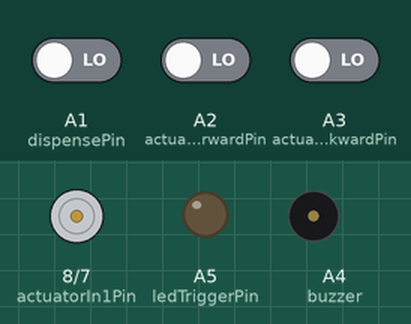
The sketch below on a simulated Arduino Uno, built with avr-gcc and run on an emulated ATmega328P. Parts: motor-driver pin pairs drawn as motors (green arrow = first pin HIGH = forward, orange = second pin HIGH = backward, longer = more drive, scaled by the enable pin), output pins drawn as LEDs (lit = HIGH), buzzer (waves = sounding, pin HIGH). Inputs (shaded band) come from the test bench; at power-on: A1 (dispensePin) LOW, A2 (actuatorForwardPin) LOW, A3 (actuatorBackwardPin) LOW.

Above: at 6.6 s.
6.7 s: A1 (dispensePin) driven HIGH
At 7.6 s:
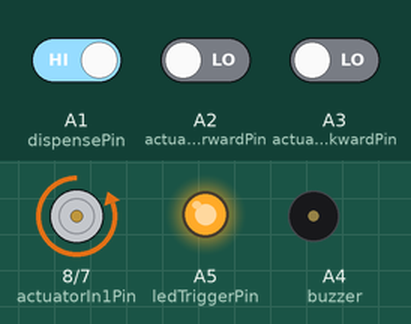
8.4 s: A2 (actuatorForwardPin) driven HIGH
At 11.5 s:
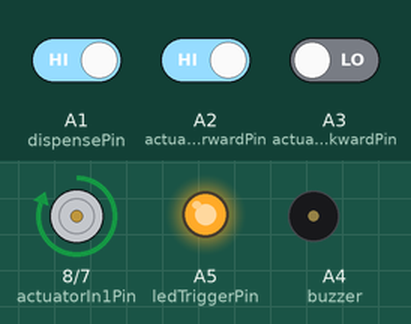
At 16.6 s:
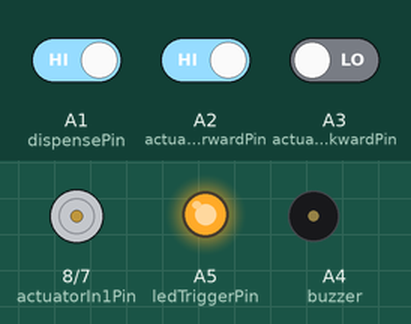
Timing chart, 0 to 17.4 s (numbered marks = the images above; inputs shaded):
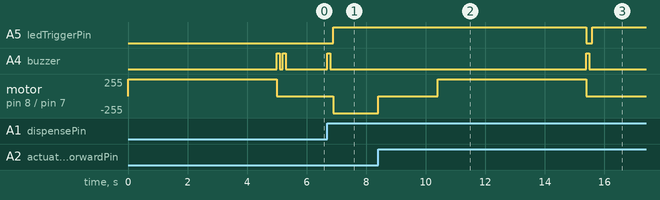

Measured:
- after the input at 6.7 s, A5 (ledTriggerPin): LOW → HIGH after 0.20 s; A4 (buzzer): LOW → HIGH at once, → LOW 0.10 s later; motor on pin 8 (actuatorIn1Pin) / pin 7 (actuatorIn2Pin): stopped → backward 255/255 after 0.20 s
- after the input at 8.4 s, A5 (ledTriggerPin): HIGH → LOW after 7.0 s, → HIGH 0.20 s later; A4 (buzzer): LOW → HIGH after 7.0 s, → LOW 0.10 s later

The sketch:

main.ino
```cpp
//
// Lord Of The Cookies Mini Arduino Sketch
//
// Author: Alan Zhao
// Date: 11/10/2019
//

#define pressed HIGH
#define unpressed LOW

//
// Start pin definitions
//

// Actuator pins
const int actuatorEnablePin = 9;
const int actuatorIn1Pin = 8;
const int actuatorIn2Pin = 7;

// Dispense pin
const int dispensePin = A1;

// Actuator limit switches pins
const int actuatorForwardPin = A2;
const int actuatorBackwardPin = A3;

// Buzzer pin
const int buzzer = A4;

// LED trigger pin
const int ledTriggerPin = A5;

// Other configurations
const int actuatorMotorSpeed = 255;
const int maxMovingSecs = 5;

//
// Start functions
//

// Read actuator forward sensor value 3 times for realible reading, due to interfernces from motor
bool actuatorBackwardPinPressed() {
  if (digitalRead(actuatorBackwardPin) == pressed) {
    if (digitalRead(actuatorBackwardPin) == pressed) {
      if (digitalRead(actuatorBackwardPin) == pressed) {
        return true;
      }
    }
  }
  return false;
}

// Read actuator aackward sensor value 3 times for realible reading, due to interfernces from motor
bool actuatorForwardPinPressed() {
  if (digitalRead(actuatorForwardPin) == pressed) {
    if (digitalRead(actuatorForwardPin) == pressed) {
      if (digitalRead(actuatorForwardPin) == pressed) {
        return true;
      }
    }
  }
  return false;
}


// Read dispense sensor value 2 times for realible reading
bool dispensePinPressed() {
  if (digitalRead(dispensePin) == pressed) {
    if (digitalRead(dispensePin) == pressed) {
      beep(1);
      return true;
    }
  }
  return false;
}

// Stop actuator motor
void stopActuator() {
  analogWrite(actuatorEnablePin, 0);
  digitalWrite(actuatorIn1Pin, LOW);
  digitalWrite(actuatorIn2Pin, LOW);
}

// Move actuator motor backward
void actuatorBackward() {
  analogWrite(actuatorEnablePin, actuatorMotorSpeed);
  digitalWrite(actuatorIn1Pin, HIGH);
  digitalWrite(actuatorIn2Pin, LOW);
}

// Move actuator motor forward until the end or max moving secs is reached
void actuatorForward() {
  analogWrite(actuatorEnablePin, actuatorMotorSpeed);
  digitalWrite(actuatorIn1Pin, LOW);
  digitalWrite(actuatorIn2Pin, HIGH);
}

// Move actuator forward until end is reached
void moveActuatorForward() {
  unsigned long startTime = millis();
  bool running = false;

  while (!actuatorForwardPinPressed()) {
    unsigned long currentTime = millis();
    unsigned long elapsedTime = currentTime - startTime;
    if (elapsedTime >= maxMovingSecs * 1000) {
      break;
    }

    if (!running) {
      actuatorForward();
      running = true;
    }
  }
  stopActuator();
}

// Move actuator motor backward until the end or max moving secs is reached
void moveActuatorBackward() {
  unsigned long startTime = millis();
  bool running = false;

  while (!actuatorBackwardPinPressed()) {
    unsigned long currentTime = millis();
    unsigned long elapsedTime = currentTime - startTime;
    if (elapsedTime >= maxMovingSecs * 1000) {
      break;
    }

    if (!running) {
      actuatorBackward();
      running = true;
    }
  }
  stopActuator();
}

// Move actuator forward for specified seconds
void moveActuatorForwardFor(float seconds) {
  unsigned long startTime = millis();
  bool running = false;

  while (!actuatorForwardPinPressed()) {
    unsigned long currentTime = millis();
    unsigned long elapsedTime = currentTime - startTime;
    if (elapsedTime >= seconds * 1000) {
      break;
    }

    if (!running) {
      actuatorForward();
      running = true;
    }
  }
  stopActuator();
}

// Move actuator backward for specified seconds
void moveActuatorBackwardFor(float seconds) {
  unsigned long startTime = millis();
  bool running = false;

  while (!actuatorBackwardPinPressed()) {
    unsigned long currentTime = millis();
    unsigned long elapsedTime = currentTime - startTime;
    if (elapsedTime >= seconds * 1000) {
      break;
    }

    if (!running) {
      actuatorBackward();
      running = true;
    }
  }
  stopActuator();
}

// Make beep sound for specified counts
void beep(int count) {
  for (int i = 0; i < count; i++) {
    digitalWrite(buzzer, HIGH);
    delay(100);
    digitalWrite(buzzer, LOW);
    delay(100);
  }
}

void setup() {

  // Start serial connection
  Serial.begin(9600);

  // Initialize actuator pins
  pinMode(actuatorEnablePin, OUTPUT);
  pinMode(actuatorIn1Pin, OUTPUT);
  pinMode(actuatorIn2Pin, OUTPUT);

  // Initialize actuator limit switch pins
  // Not connected = HIGH
  // NO pin = HIGH (when not pressed), LOW (when pressed)
  // NC pin = LOW (when not pressed), HIGH (when pressed)
  pinMode(actuatorForwardPin, INPUT);
  pinMode(actuatorBackwardPin, INPUT);

  // Initialize LED trigger pin
  pinMode(ledTriggerPin, OUTPUT);

  // Stop LED
  //digitalWrite(ledTriggerPin, LOW);

  // Initialize buzzer pin
  pinMode(buzzer, OUTPUT);

  moveActuatorBackward();

  beep(2);
  //Serial.write("Starting...");
}

void loop() {

  //Serial.println((String)"Forward pin: "+digitalRead(actuatorForwardPin));
  //Serial.println((String)"Backward pin: "+digitalRead(actuatorBackwardPin));

  // Test
  //moveActuatorForward();
  //moveActuatorBackward();

  while (dispensePinPressed() == pressed) {
    // Flash LED
    digitalWrite(ledTriggerPin, HIGH);

    // Move actuator forward
    moveActuatorForward();
    delay(2000);

    // Move actuator backward
    moveActuatorBackward();

    // Stop LED
    digitalWrite(ledTriggerPin, LOW);
  }
}
```
